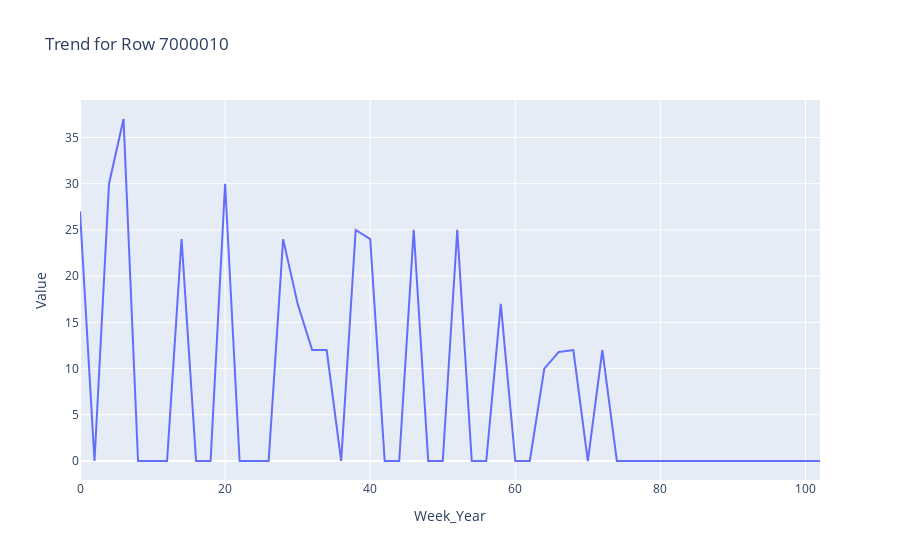

Write notebook code for a chart like this one.
### Code cell
#%matplotlib widget
import plotly.express as px
import ipywidgets as widgets
import matplotlib.pyplot as plt
from IPython.display import display

#dataframe name is 


# Create a dropdown widget with row numbers
dropdown = widgets.Dropdown(
    options=pivot_test_churn.index,
    description='Select Row:'
)

# Define the function to update the plot when the dropdown value changes
def on_dropdown_change(change):
    row = change.new
    plot_trend(row)

dropdown.observe(on_dropdown_change, names='value')

# Define the plot function
def plot_trend(row):
    row_data = pivot_test_churn.loc[row]
    
    data = {'Week_Year': row_data.index, 'Value': row_data.values}
    fig = px.line(data, x='Week_Year', y='Value', title=f'Trend for Row {row}')
    fig.show()

# Initial plot with the first row
plot_trend(pivot_test_churn.index[0])


# Display the dropdown widget
display(dropdown)

### Figure 1 — Plotly figure (JSON) as saved in the notebook; plotly's stock layout.template omitted (floating-point values rounded to 4 significant figures)
{"data": [{"hovertemplate": "Week_Year=%{x}<br>Value=%{y}<extra></extra>", "legendgroup": "", "line": {"color": "#636efa", "dash": "solid"}, "marker": {"symbol": "circle"}, "mode": "lines", "name": "", "orientation": "v", "showlegend": false, "type": "scatter", "x": [0, 2, 4, 6, 8, 10, 12, 14, 16, 18, 20, 22, 24, 26, 28, 30, 32, 34, 36, 38, 40, 42, 44, 46, 48, 50, 52, 54, 56, 58, 60, 62, 64, 66, 68, 70, 72, 74, 76, 78, 80, 82, 84, 86, 88, 90, 92, 94, 96, 98, 100, 102], "xaxis": "x", "y": [27, 0, 30, 37, 0, 0, 0, 24, 0, 0, 30, 0, 0, 0, 24, 17, 12, 12, 0, 25, 24, 0, 0, 25, 0, 0, 25, 0, 0, 17, 0, 0, 10, 11.8, 12, 0, 12, 0, 0, 0, 0, 0, 0, 0, 0, 0, 0, 0, 0, 0, 0, 0], "yaxis": "y"}], "layout": {"autosize": true, "legend": {"tracegroupgap": 0}, "title": {"text": "Trend for Row 7000010"}, "xaxis": {"anchor": "y", "autorange": true, "domain": [0, 1], "range": [0, 102], "title": {"text": "Week_Year"}, "type": "linear"}, "yaxis": {"anchor": "x", "autorange": true, "domain": [0, 1], "range": [-2.056, 39.06], "title": {"text": "Value"}, "type": "linear"}}}
